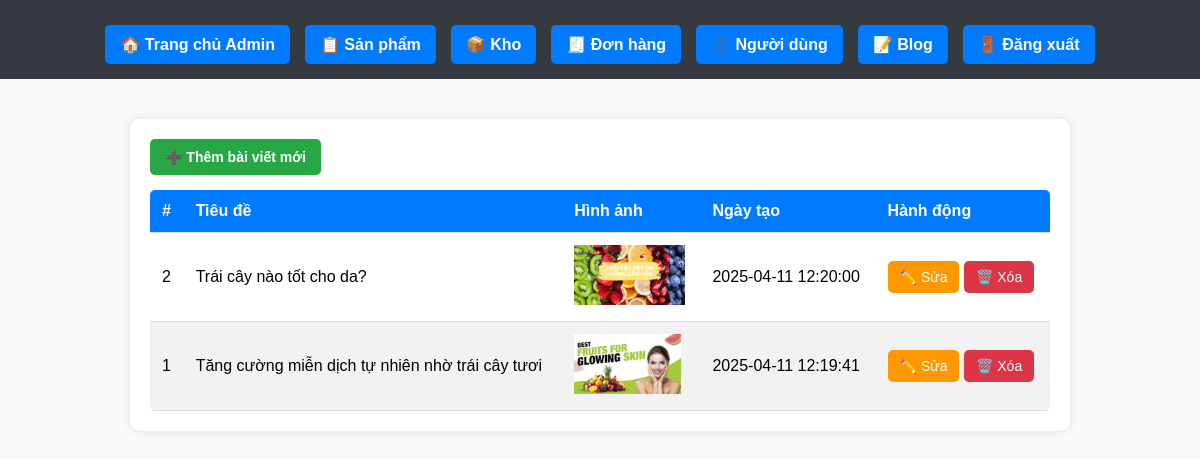
The app's page /admin/manage_blogs.php (signed in) with its own data.
### tables this page shows
CREATE TABLE `posts` (
  `id` int(11) NOT NULL,
  `title` varchar(255) NOT NULL,
  `content` text NOT NULL,
  `image` varchar(255) DEFAULT NULL,
  `created_at` datetime DEFAULT current_timestamp(),
  `external_link` varchar(255) DEFAULT NULL
);

### admin/manage_blogs.php (the view, shortened to what this page needs)
<?php
require_once __DIR__ . '/../database/db_connect.php';
?>
<!DOCTYPE html>
<html lang="vi">
<head>
    <link rel="stylesheet" href="../assets/css/admin.css">
</head>
<body>
<?php include_once __DIR__ . '/nav_admin.php'; ?>
<section>
    <a href="add_blog.php" class="btn btn-success">➕ Thêm bài viết mới</a>
    <?php
    $result = $conn->query("SELECT * FROM posts ORDER BY created_at DESC");
    if ($result->num_rows > 0):
    ?>
        <table class="admin-table">
            <thead>
                <tr>
                    <th>#</th>
                    <th>Tiêu đề</th>
                    <th>Hình ảnh</th>
                    <th>Ngày tạo</th>
                    <th>Hành động</th>
                </tr>
            </thead>
            <tbody>
                <?php while ($row = $result->fetch_assoc()): ?>
                    <tr>
                        <td><?= $row['id'] ?></td>
                        <td><?= htmlspecialchars($row['title']) ?></td>
                        <td><img src="<?= $row['image'] ?>" alt="Ảnh blog" style="max-height:60px;"></td>
                        <td><?= $row['created_at'] ?></td>
                        <td>
                            <a href="edit_blog.php?id=<?= $row['id'] ?>" class="btn btn-warning">✏️ Sửa</a>
                            <a href="manage_blogs.php?delete=<?= $row['id'] ?>" class="btn btn-danger"
                               onclick="return confirm('Bạn có chắc muốn xóa bài viết này?');">
                               🗑️ Xóa
                            </a>
                        </td>
                    </tr>
                <?php endwhile; ?>
            </tbody>
        </table>
    <?php else: ?>
        <p class="error-message">❌ Chưa có bài viết nào.</p>
    <?php endif; ?>
</section>
</body>
</html>

### admin/nav_admin.php
<header>
    <nav>
        <a href="index.php">🏠 Trang chủ Admin</a>
        <a href="manage_products.php">📋 Sản phẩm</a>
        <a href="manage_inventory.php">📦 Kho</a>
        <a href="manage_orders.php">🧾 Đơn hàng</a>
        <a href="manage_users.php">👤 Người dùng</a>
        <a href="manage_blogs.php">📝 Blog</a>
        <a href="../auth/logout.php">🚪 Đăng xuất</a>
    </nav>
</header>

### assets/css/admin.css (style rules this page uses)
body { font-family: Arial, sans-serif; background-color: #f8f9fa; margin: 0; padding: 0; }
header { background: #343a40; color: white; padding: 15px; text-align: center; }
nav { display: flex; justify-content: center; gap: 15px; margin-top: 10px; }
nav a { color: white; text-decoration: none; font-weight: bold; padding: 10px 15px; background: #007bff; border-radius: 5px; transition: background 0.3s ease-in-out; }
section { max-width: 900px; margin: 40px auto; padding: 20px; background: white; border-radius: 10px; box-shadow: 0 0 10px rgba(0, 0, 0, 0.1); }
.admin-table { width: 100%; border-collapse: collapse; background: #fff; border-radius: 5px; overflow: hidden; }
.admin-table th, .admin-table td { padding: 12px; text-align: left; border-bottom: 1px solid #ddd; }
.admin-table th { background: #007bff; color: #fff; }
.admin-table tr:nth-child(even) { background: #f2f2f2; }
.btn { text-decoration: none; padding: 8px 12px; border-radius: 5px; font-size: 14px; display: inline-block; text-align: center; }
.btn-warning { background: #ff9800; color: white; }
.btn-success { display: inline-block; padding: 10px 15px; background: #28a745; color: white; text-decoration: none; border-radius: 5px; margin-bottom: 15px; font-weight: bold; }
.btn-danger { background: #dc3545; color: white; }

### records on screen
posts: id "2", title "Trái cây nào tốt cho da?", image (picture), created_at "2025-04-11 12:20:00"
posts: id "1", title "Tăng cường miễn dịch tự nhiên nhờ trái cây tươi", image (picture), created_at "2025-04-11 12:19:41"
